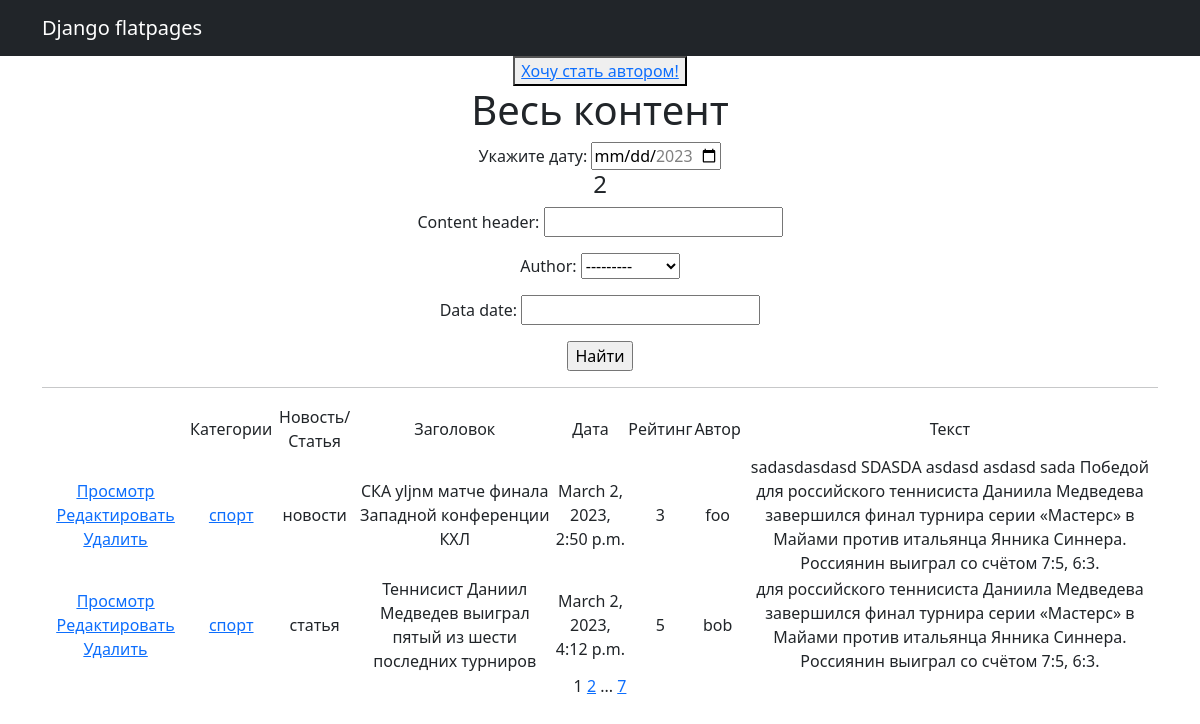
The page /posts/ (signed in) on the database its author committed.
### news/models.py (models this page shows, shortened)
class Post(models.Model):
    author = models.ForeignKey(Author, on_delete=models.CASCADE)
    content_type = models.CharField(max_length=256, choices=ContentType.choices)
    data = models.DateTimeField(auto_now_add=True)
    content_header = models.CharField(max_length=256)
    content_text = models.CharField(max_length=5000)
    content_rating = models.IntegerField(default=0)
    category = models.ManyToManyField(Category, through='PostCategory')

class Category(models.Model):
    name_category = models.CharField(unique=True, max_length=64)
    subscribers = models.ManyToManyField(User, blank=True, null=True, related_name='categories')
    def __str__(self):
        return self.name_category

class Author(models.Model):
    user = models.OneToOneField(User, on_delete=models.CASCADE)
    rating = models.IntegerField(default=0)
    def __str__(self):
        return self.user.username

### news/views.py (the view)
# urls.py: path('', Posts.as_view(), name='posts'),
class Posts(LoginRequiredMixin, ListView):
    model = Post
    template_name = 'posts.html'
    context_object_name = 'posts'
    ordering = ['data']
    paginate_by = 2
    def get_queryset(self):
        queryset = super().get_queryset()
        self.filterset = PostFilter(self.request.GET, queryset)
        return self.filterset.qs
    def get_context_data(self, **kwargs):
        context = super().get_context_data(**kwargs)
        context['filter'] = PostFilter(self.request.GET, queryset=self.get_queryset())
        context['is_not_author'] = not self.request.user.groups.filter(name='author').exists()
        return context

### news/templatetags/custom_tags.py (called while the page is built)
@register.simple_tag(takes_context=True)
def url_replace(context, **kwargs):
    d = context['request'].GET.copy()
    for k, v in kwargs.items():
        d[k] = v
    return d.urlencode()

### templates/posts.html (shortened to what this page needs)
{% extends 'flatpages/default.html' %}
{% load custom_tags %}
{% block content %}
           {% if is_not_author %}
<button> <a href="{% url 'upgrade' %}"> Хочу стать автором!</a> </button>
{% endif %}
<h1>Весь контент</h1>
<form>
  <div>
    <label for="party">Укажите  дату:</label>
    <input type="date" id="party" name="party" min="2023-04-01" max="2023-12-31">
  </div>
</form>
<h4>{{ posts | length }}</h4>
 <form action="" method="GET">
   {{ filter.form.as_p }}
   <input type="submit" value="Найти" />
 </form>
<hr>
    {% if posts %}
       <table>
           <tr>
               <td></td>
               <td>Категории</td>
               <td>Новоcть/Статья</td>
               <td>Заголовок</td>
               <td>Дата</td>
               <td>Рейтинг</td>
               <td>Автор</td>
               <td>Текст</td>
           </tr>
           {% for post in posts %}
           <tr>
               <td>
                   <a href="{% url 'post_details' post.id %}"><u>Просмотр</u></a>
                   <a href="{% url 'post_edit' post.id %}"><u>Редактировать</u></a>
                   <a href="{% url 'post_delete' post.id %}"><u>Удалить</u></a>
               </td>
               <td>
                   {% for category in post.category.all %}
                        <a href="{% url 'category_list' category.id %}">{{ category }}</a>
                    {% endfor %}
               </td>
               <td>{{ post.content_type }}</td>
               <td>{{ post.content_header }}</td>
               <td>{{ post.data }}</td>
               <td>{{ post.content_rating }}</td>
               <td>{{ post.author }}</td>
               <td>{{ post.content_text}}</td>
           </tr>
           {% endfor %}
       </table>
    {% else %}
       <h2>Новостей нет!</h2>
    {% endif %}
    {{ page_obj.number }}
    {% if page_obj.has_next %}
       <a href="?{% url_replace page=page_obj.next_page_number %}">{{ page_obj.next_page_number }}</a>
       {% if paginator.num_pages != page_obj.next_page_number %}
           ...
           <a href="?{% url_replace page=page_obj.paginator.num_pages %}">{{ page_obj.paginator.num_pages }}</a>
       {% endif %}
   {% endif %}
{% endblock content %}

### templates/flatpages/default.html (shortened to what this page needs)
<!DOCTYPE html>
<html lang="en">
    <head>
        {% load static %}
       <link href="{% static 'css/styles.css' %}" rel="stylesheet" />
    </head>
    <body>
      <nav class="navbar navbar-expand-lg navbar-dark bg-dark static-top">
   <div class="container">
       <a class="navbar-brand" href="#">Django flatpages</a>
   </div>
</nav>
<div class="container">
   <div class="row">
       <div class="col-lg-12 text-center">
           {% block content %}{% endblock content %}
       </div>
   </div>
</div>
    </body>
</html>

### rows shown on the page
Post: content_type "новости", content_header "СКА уljnм матче финала Западной конференции КХЛ", data "March 2, 2023, 2:50 p.m.", content_rating "3", author "foo", content_text "sadasdasdasd SDASDA asdasd asdasd sada Победой для российского теннисиста Даниила Медведева завершился финал турнира серии «Мастерс» в Майами против итальянца Янника Синнера. Россиянин выиграл со счётом 7:5, 6:3."
Category: name_category "спорт"
Post: content_type "статья", content_header "Теннисист Даниил Медведев выиграл пятый из шести последних турниров", data "March 2, 2023, 4:12 p.m.", content_rating "5", author "bob", content_text "для российского теннисиста Даниила Медведева завершился финал турнира серии «Мастерс» в Майами против итальянца Янника Синнера. Россиянин выиграл со счётом 7:5, 6:3."

### other values the page prints
{{ posts | length }} "2"
{{ page_obj.number }} "1"
{{ page_obj.next_page_number }} "2"
{{ page_obj.paginator.num_pages }} "7"
